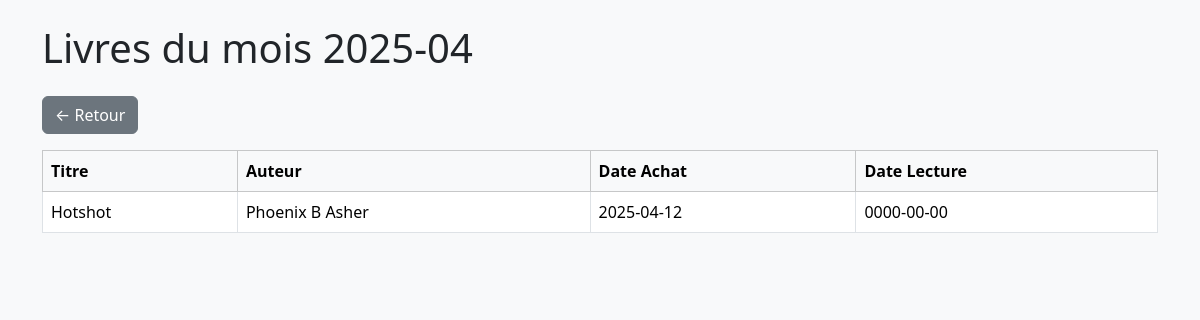
The page /php/details.php?mois=2025-04 (signed in) on the database its author committed.
### tables this page shows
CREATE TABLE `library` (
  `ID` int(11) NOT NULL,
  `Auteur` varchar(50) NOT NULL,
  `Titre` varchar(62) NOT NULL,
  `Dedicace` varchar(3) NOT NULL,
  `Marquepages` varchar(30) DEFAULT NULL,
  `Goodies` varchar(30) DEFAULT NULL,
  `ISBN` varchar(17) DEFAULT NULL,
  `Format` varchar(50) DEFAULT NULL,
  `Prix` decimal(10,2) DEFAULT NULL,
  `Date_achat` date DEFAULT NULL,
  `Date_lecture` date DEFAULT NULL,
  `Relecture` date DEFAULT NULL,
  `Chronique_ecrite` varchar(30) DEFAULT NULL,
  `Chronique_publiee` varchar(30) DEFAULT NULL,
  `Details` text DEFAULT NULL,
  `Chronique` text DEFAULT NULL,
  `Maison_edition` varchar(39) DEFAULT NULL,
  `Nombre_pages` varchar(4) DEFAULT NULL,
  `Notation` varchar(13) DEFAULT NULL,
  `Genre` varchar(28) DEFAULT NULL,
  `Couverture` varchar(255) DEFAULT '../assets/covers/TheAdventureOfBeebo.jpg',
  `Couple` varchar(255) DEFAULT NULL,
  `Themes` varchar(255) DEFAULT NULL,
  `localisation` varchar(255) NOT NULL
);

### php/details.php (the view, shortened to what this page needs)
<?php
include 'connexion.php';
$annee = $_GET['annee'] ?? null;
$mois = $_GET['mois'] ?? null;
$livres = [];
try {
    if ($annee) {
        $stmt = $pdo->prepare("
            SELECT * FROM library
            WHERE (YEAR(Date_achat) = :annee OR YEAR(Date_lecture) = :annee)
            ORDER BY Date_achat, Date_lecture
        ");
        $stmt->execute(['annee' => $annee]);
        $livres = $stmt->fetchAll(PDO::FETCH_ASSOC);
        $titre = "Livres de l'année $annee";
    } elseif ($mois) {
        $stmt = $pdo->prepare("
            SELECT * FROM library
            WHERE (DATE_FORMAT(Date_achat, '%Y-%m') = :mois OR DATE_FORMAT(Date_lecture, '%m-%Y') = :mois)
            ORDER BY Date_achat, Date_lecture
        ");
        $stmt->execute(['mois' => $mois]);
        $livres = $stmt->fetchAll(PDO::FETCH_ASSOC);
        $titre = "Livres du mois $mois";
    } else {
        $titre = "Période non spécifiée";
    }
} catch (PDOException $e) {
    $erreur = "Erreur lors de la récupération : " . $e->getMessage();
}
?>
<!DOCTYPE html>
<html lang="fr">
<head>
    <link rel="stylesheet" href="https://cdn.jsdelivr.net/npm/bootstrap@5.3.6/dist/css/bootstrap.min.css" />
</head>
<body class="bg-light">
<div class="container py-4">
    <h1 class="mb-4"><?= htmlspecialchars($titre) ?></h1>
    <a href="stats.php" class="btn btn-secondary mb-3">← Retour</a>
    <?php if (isset($erreur)): ?>
        <div class="alert alert-danger"><?= htmlspecialchars($erreur) ?></div>
    <?php elseif (empty($livres)): ?>
        <div class="alert alert-warning">Aucun livre trouvé pour cette période.</div>
    <?php else: ?>
        <div class="table-responsive">
            <table class="table table-bordered bg-white">
                <thead class="table-light">
                    <tr>
                        <th>Titre</th>
                        <th>Auteur</th>
                        <th>Date Achat</th>
                        <th>Date Lecture</th>
                    </tr>
                </thead>
                <tbody>
                    <?php foreach ($livres as $livre): ?>
                        <tr>
                            <td><?= htmlspecialchars($livre['Titre']) ?></td>
                            <td><?= htmlspecialchars($livre['Auteur']) ?></td>
                            <td><?= htmlspecialchars($livre['Date_achat']) ?></td>
                            <td><?= htmlspecialchars($livre['Date_lecture']) ?></td>
                        </tr>
                    <?php endforeach; ?>
                </tbody>
            </table>
        </div>
    <?php endif; ?>
</div>
</body>
</html>

### rows shown on the page
library: Titre "Hotshot", Auteur "Phoenix B Asher", Date_achat "2025-04-12", Date_lecture "0000-00-00"

### other values the page prints
$titre "Livres du mois 2025-04"
